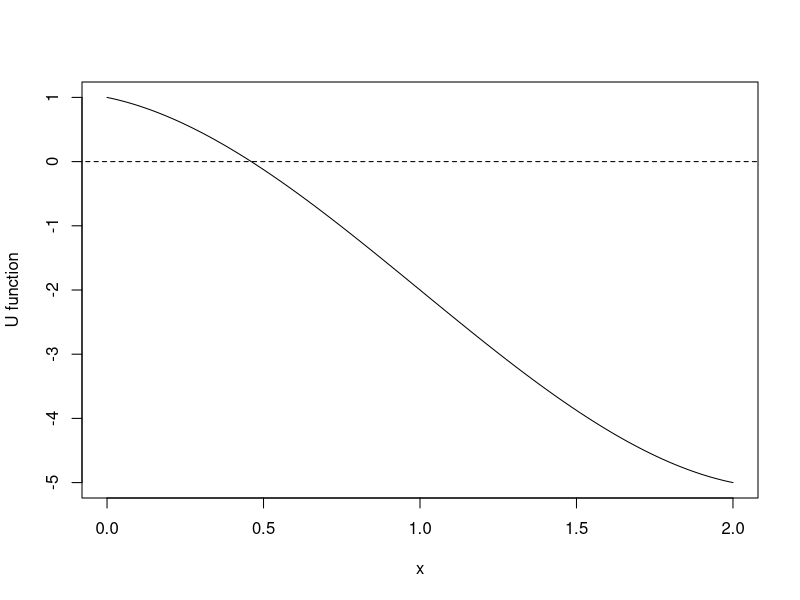

This chart was generated by the following R code:
root.UHE = function(a3, a2, a1, a0, a.max=10, m, x0 = 0)
{ # Function name:(a3, a2, a1, a0, a.max=10, m, x0 = 0)###########
  # ---------------------------Aim--------------------------------
  # Calculating the equation: a3*x^m+a2*x^2+a1*x+a0, 0 < x < a.max
  # ---------------------------Input------------------------------
  #    a3: the coefficient of x^m
  #    a2: the coefficient of x^2
  #    a1: the coefficient of x
  #    a0: the constant, that is a positive real number
  # a.max: the maximum of x
  #     m: the highest order of the equation
  #    x0: an initial value and the default value is 0
  # ---------------------------Output-----------------------------
  # The unique root in (0,a.max)
  ################################################################
  xt.save = c(); yt.save = c(); 
  xt = x0; y1t = a3*xt^m+a2*xt^2+a1*xt+a0
  xt.save[1] = xt; yt.save[1] = y1t
  k = 1; esp = 1
  while(esp>1e-8){
    if(a3<0){                ### When a3<0, we apply SLUF method
      if(y1t>0){ b2 = a3*m*(m-1)*a.max^(m-2) }else{b2 = 0}
      A2 = b2/2+a2
      A1 = a3*m*xt^(m-1)-b2*xt + a1
      A0 = a3*(1-m)*xt^m+b2/2*xt^2 + a0 
    }else{                   ### When a3>0, we apply TLF method
      A2 = a3*m*(m-1)/2*xt^(m-2)+a2
      A1 = a3*m*(2-m)*xt^(m-1)+a1
      A0 = a3*(m-1)*(m/2-1)*xt^m+a0
    }
    Delta.det = A1^2-4*A2*A0
    if(Delta.det>=0){
      xt.save[k+1] = -(A1+sqrt(Delta.det))/(2*A2)
      yt.save[k+1] = a3*xt.save[k+1]^m+a2*xt.save[k+1]^2+
        a1*xt.save[k+1]+a0
      esp = abs(yt.save[k+1])
      xt = xt.save[k+1]
      y1t = yt.save[k+1]
      k = k+1
    }else{
      stop(paste('There exists no root in (0,',a.max,")"))
    }
  }
  # return(c(xt,k-1))
  return(rbind(xt.save,yt.save))
}
# --------Example: x^3-3x^2-x+1 = 0----------------------------
# -------------------------------------------------------------
a3 = 1; a2 = -3; a1 = -1; a0 = 1; m = 3
root.UHE(a3,a2,a1,a0,a.max=10,m=3,x0=0)
x = seq(0,2,0.01)
plot(x, a3*x^m+a2*x^2+a1*x + a0,type='l',ylab = "U function")
lines(c(-10,10),c(0,0),lty=2)

root.UHE.revise = function(a3,a2,a1,a0,a.max=10,m,x0=0){
  flag = 0
  xt = x0
  y1t = a3*xt^m+a2*xt^2+a1*xt + a0
  if(y1t<0){
    a3 = -a3*(-1)^m; a2 = -a2; a0 = -a0; y1t = a3*xt^m+a2*xt^2+a1*xt+a0
    flag = 1
  }
  if(flag){
    -root.UHE(a3,a2,a1,a0,a.max=10,m=3,x0=0)
  }else{
    root.UHE(a3,a2,a1,a0,a.max=10,m=3,x0=0)
  }
}

a3 = -1; a2 = 1; a1 = -1; a0 = -1; m = 3
est.res0 = root.UHE.revise(a3,a2,a1,a0,a.max=4,m,x0=4)
est.res = est.res0

root.UHE.revise(a3,a2,a1,a0,a.max,m=3,x0=0)

# xt = est.res[1,i+1]
# y1t = est.res[2,i+1]
# plot_points(x,y2,xt,y1t, i+1,thea=1,adjus1)
# xt = est.res[1,dim(est.res)[2]]
# y1t = est.res[2,dim(est.res)[2]]
# adjus1 = c(-0.05, 0)
# plot_points(x,y2,xt,y1t,i+1,adjus1,T,thea=1, poi="bottomleft")




############solving a3*xt^3+a2*xt^2+a1*xt + a0 = 0 with closed-form solution###
root_ploynomial_3 = function(a3, a2, a1, a0)
{ # Function name:(a3, a2, a1, a0)################################
  # ---------------------------Aim--------------------------------
  # Calculating the equation: a3*x^3+a2*x^2+a1*x+a0, -inf <x < inf
  # ---------------------------Input------------------------------
  #    a3: the coefficient of x^3
  #    a2: the coefficient of x^2
  #    a1: the coefficient of x
  #    a0: the constant, that is a positive real number
  # ---------------------------Output-----------------------------
  # The real roots 
  ################################################################
  nroot <- function(x,n)
  { # Function for calculating x^(1/n), n = 1,3,5,...     
    abs(x)^(1/n)*sign(x)
  }
  p = (3*a3*a1-a2^2)/(3*a3^2)
  q = (2*a2^3-9*a3*a2*a1+27*a3^2*a0)/(27*a3^3)
  disterm = (q/2)^2+(p/3)^3
  if(disterm>=0){    ## When disterm>0, there exists one real root
    u1 = nroot(-q/2+sqrt((q/2)^2+(p/3)^3),3)
    u2 = nroot(-q/2-sqrt((q/2)^2+(p/3)^3),3)
    t1 = u1+u2
    omega = complex(real=- 1,imaginary=sqrt(3))/2
    t2 = omega*u1 + omega^2*u2
    t3 = omega^2*u1 + omega*u2
    x1 = t1 - a2/(3*a3)
    return(x1)
  }else{           ## When disterm>0, there exist three real roots
    r = sqrt(-(p/3)^3)
    theta = 1/3*acos(-q/(2*r))
    t1 = 2*nroot(r,3)*cos(theta)
    t2 = 2*nroot(r,3)*cos(theta+2/3*pi)
    t3 = 2*nroot(r,3)*cos(theta+4/3*pi)
    x1 = t1 - a2/(3*a3)
    x2 = t2 - a2/(3*a3)
    x3 = t3 - a2/(3*a3)
    return(c(x1,x2,x3))
  }
}

root_ploynomial_3(1,-3,1,1)
